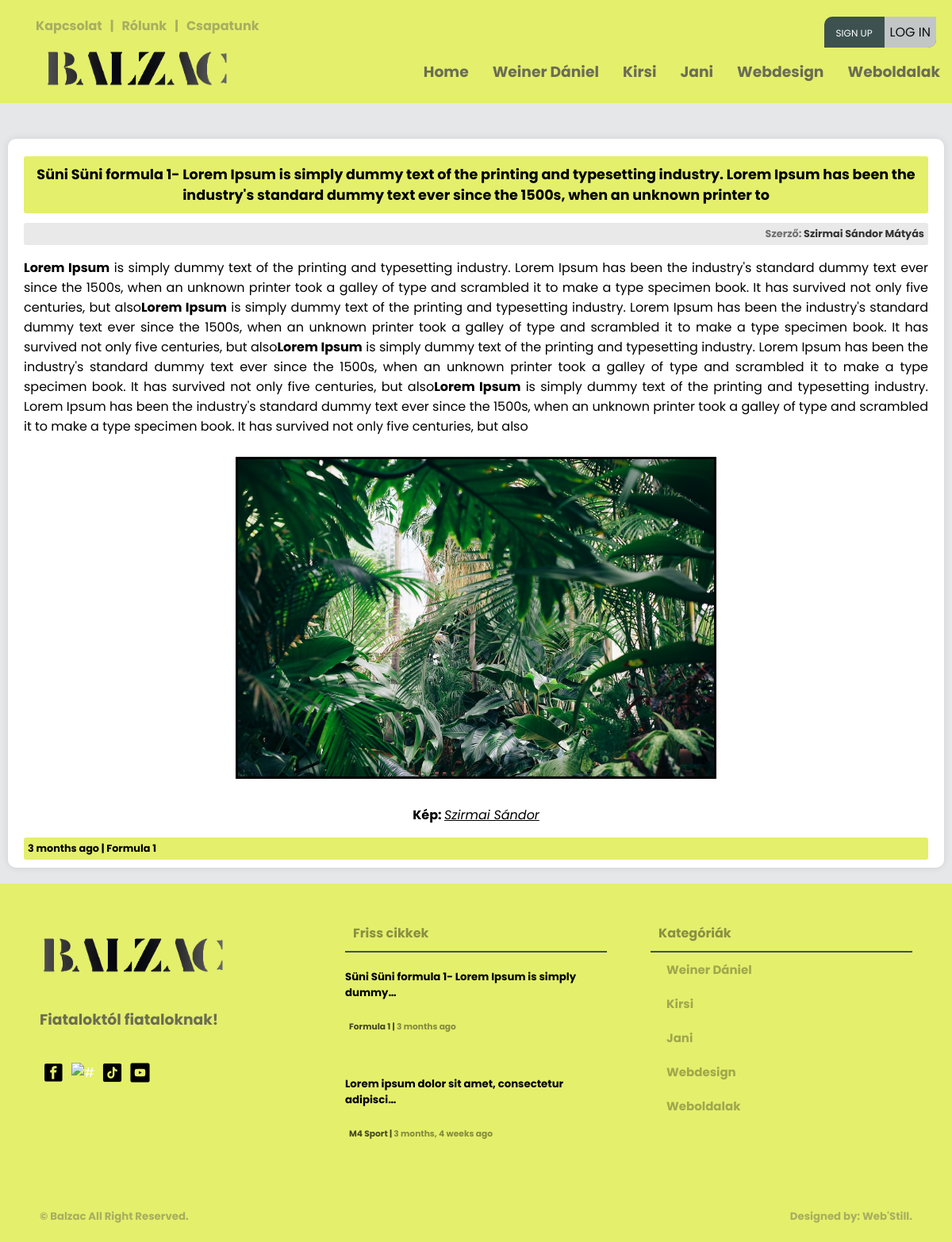
The app's page /cikk/11/ with its own data.
### creationboard/models.py (models this page shows, shortened)
class Category(models.Model):
    user = models.ForeignKey(User, null=True, on_delete=models.CASCADE)
    name = models.CharField(max_length=200)
    class Meta:
        ordering = ['-id']

class Article(models.Model):
    user = models.ForeignKey(User, on_delete=models.CASCADE)
    title = models.CharField(max_length=200)
    created = models.DateTimeField(auto_now_add=True, null=True)
    updated = models.DateTimeField(auto_now=True, null=True)
    articletype = models.CharField(null=False, blank=False, max_length=100)
    body = RichTextUploadingField(max_length=1000000) #ez itt lehetne RichTextUploadingField is
    indeximg = models.ImageField(upload_to="images/", default="images/home9.jpg")
    category = models.CharField(max_length=100, null=False, blank=False)
    status = models.CharField(max_length=10, choices=STATUS_CHOICES, default='pending')
    class Meta:
        ordering = ['-created']

### loginsystem/models.py (models this page shows, shortened)
class Profile(models.Model):
    user = models.OneToOneField(User, on_delete=models.CASCADE)
    img = models.ImageField(upload_to="images/", default="images/home8.jpg")
    bio = models.CharField(null=True, max_length=1000000, default='Bio:')
    name = models.CharField(null=True, max_length=300)
    phone = models.CharField(max_length=15, blank=True, null=True)

### main/views.py (the view)
# urls.py: path('cikk/<str:pk>/', views.article.as_view(), name='article'),
class article(View):
    template_name = "main/article.html"
    def dispatch(self, request, *args, **kwargs):
        footarticle = models.Article.objects.filter(status='approved')[0:2]
        navcategory = models.Category.objects.all()[0:5]
        article = models.Article.objects.get(id=kwargs['pk'])
        context = {'article': article, 'category2': navcategory, 'article4': footarticle,}
        return render(request, self.template_name, context)

### templates/main/article.html (shortened to what this page needs)
{% load static %}
<!DOCTYPE html>
<html>
<head>
	<link rel="stylesheet" type="text/css" href="{% static 'main/style.css' %}">
</head>
<body>
	{% include 'main/navbar.html' %}
	<main>
		<div class="wrapper">
			<div class="row">
				<div class="card-04 backg">
				</div>
			</div>
			<div class="card-04 pb-2 pt-2 mb-3 mt-0">
                <h1 align="center" class="m-1 title">{{ article.title}}</h1>
					<h3 class="m-0" align="right">Szerző: <a class="txt-black" href="{% url 'profile-page' article.user.username %}">{{ article.user.profile.name }}</a></h3>
					<div class="article-page-001">
						{{article.body|safe}}
					</div>
                <h5 class="m-0" align="left">{{ article.created|timesince }} ago | <a class="txt-black" href="{% url 'article-page' article.category %}">{{ article.category }}</a></h5>
            </div>
		</div>
	</main>
	{% include 'main/footer.html' %}
</body>
</html>

### templates/main/navbar.html (shortened to what this page needs)
{% load static %}
<div class="screen-big">
<nav>
    <div class="nav-one nav-flex">
        <div class="left flex">
            <ul class="top-header mt-0">
                <li><a href="{% url 'contact-us' %}"><h4>Kapcsolat</h4></a></li>
                <li><h4>|</h4></li>
                <li><a href="{% url 'about-us' %}"><h4>Rólunk</h4></a></li>
                <li><h4>|</h4></li>
                <li><a href="{% url 'team-index' %}"><h4>Csapatunk</h4></a></li>
            </ul>
        </div>
        <div class="right flex">
                <ul class="top-header">
                    {% if request.user.is_authenticated %}
                    <li>
                        <div class="header-profile-pic">
                            <div class="pic">
                                <span class="material-symbols-outlined">account_circle</span>
                            </div>
                            <div class="header-profile-info">
                                <h4><a href="{% url 'profile-page' request.user.username %}">@{{ request.user }}</a></h4>
                                <h6><a href=""><span class="material-symbols-outlined">mail_lock</span>{{ request.user.email }}</a></h6>
                            </div>
                        </div>
                    </li>
                    <!--<li><h4><a href="{% url 'profile-page' request.user.username %}">Hello, @{{ request.user }}</a></h4></li>
                    <li><h4>|</h4></li>
                    <li><h4><a href="{% url 'logout' %}"><span class="material-symbols-outlined">logout</span>Kijelentkezés</a></h4></li>-->
                    {% else %}
                    <ul class="foot-icon-margin pd-0">
                        <li class="signup-or-login"><a href="{% url 'register' %}" class="sign-up">Sign up</a><a href="{% url 'login' %}"><button class="login-btn">Log in</button></a></li>
                    </ul>
                    {% endif %}
                </ul>
        </div>
    </div>
    <div class="nav-two nav-flex">
        <div class="left flex">
            <ul>
                <a href="{% url 'index' %}"><li><img src="{% static 'main/pics/logo.png' %}" class="logo-img" alt="#" /></li>
            </ul>
        </div>
        <div class="right">
            <div class="social media">
                <ul>
                    <li><a href="{% url 'index' %}"><h3>Home</h3></a></li>
                    {% for category in category2 %}
                        <li><a href="{% url 'article-page' category.name %}"><h3>{{ category.name }}</h3></a></li>
                    {% endfor %}
                </ul>
            </div>
        </div>
    </div>
</nav>
</div>

### templates/main/footer.html
{% load static %}
<footer>
    <div class="footer">
        <div class="footer-cols footer-firts">
            <div class="col-01">
                <ul class="pd-0">
                    <a href="{% url 'index' %}"><li><img src="{% static 'main/pics/logo.png' %}" class="logo-img" alt="#" /></li>
                </ul>
                <h3>Fiataloktól fiataloknak!</h3>
                <ul class="foot-icon-margin pd-0">
                    <a href="https://www.facebook.com/profile.php?id=100090612766620" target="blank"><li><img src="{% static 'main/pics/facebook.png' %}" class="icon-img" alt="#" target="blank" /></a></li>
                    <a href="https://www.instagram.com/balzacponthu/" target="blank"><li><img src="{% static 'main/pics/instagram.png' %}" class="icon-img" alt="#" /></li></a>
                    <a href="https://www.tiktok.com/@balzac.ujsag" target="blank"><li><img src="{% static 'main/pics/tiktok.png' %}" class="icon-img" alt="#" /></li></a>
                    <a href="https://www.youtube.com/@balzacujsag" target="blank"><li><img src="{% static 'main/pics/youtube.png' %}" class="icon-img" alt="#" /></li></a>
                </ul>
            </div>
            <div class="col-02">
                <div class="box-title">
                    <h4 class="txt-black">Friss cikkek<h4>
                </div>
                {% for article in article4 %}
                <ul class="pd-0">
                    <li><a href="{% url 'article' article.id %}" class="footer-article-text">
                        <h5 class="mt-1 mb-1">{{ article.title|truncatechars:49 }}</h5>
                        <h6 class="m-0">{{ article.body|truncatechars:30|safe }}</h6>
                        <small class="black"><span><a href="{% url 'article-page' article.category %}" class="black">{{ article.category }} </a></span>  |  <span><a class="black"> {{ article.created|timesince }} ago</a></span></small>
                    </a></li>
                </ul>
                {% endfor %}
            </div>
            <div class="col-03">
                <div class="box-title">
                    <h4 class="txt-black">Kategóriák<h4>
                </div>
                <div class="box-categories">
                    <ul>
                        {% for category in category2 %}
                        <li><a href="{% url 'article-page' category.name %}" class="txt-black">{{ category.name }}</a></li>
                        {% endfor %}
                    </ul>
                </div>
            </div>
        </div>
        <div class="footer-second">
            <div>
                <h5><a href="#"> &copy; Balzac</a> All Right Reserved.<h5>
            </div>
            <div>
                <h5><a href="">Designed by: Web'Still.</a><h5>
            </div>
        </div>
    </div>
</footer>

### records on screen
Category: name "Weiner Dániel"
Category: name "Kirsi"
Category: name "Jani"
Category: name "Webdesign"
Category: name "Weboldalak"
Article: title "Süni Süni formula 1- Lorem Ipsum is simply dummy text of the printing and typesetting industry. Lorem Ipsum has been the industry's standard dummy text ever since the 1500s, when an unknown printer to", user.profile.name "Szirmai Sándor Mátyás", body "Lorem Ipsum is simply dummy text of the printing and typesetting industry. Lorem Ipsum has been the industry's standard dummy text ever since the 1500s, when an unknown printer took a galley of type and scrambled it to make a type specimen book. It has survived not only five centuries, but also Lorem Ipsum is simply dummy text of the printing and typesetting industry. Lorem Ipsum has been the industry's standard dummy text ever since the 1500s, when an unknown printer took a galley of type and scrambled it to make a type specimen book. It has survived not only five centuries, but also Lorem Ipsum is simply dummy text of the printing and typesetting industry. Lorem Ipsum has been the…", body (picture), created "3 months", category "Formula 1", title "Süni Süni formula 1- Lorem Ipsum is simply dummy…"
Article: title "Lorem ipsum dolor sit amet, consectetur adipisci…", category "M4 Sport", created "3 months, 4 weeks"
